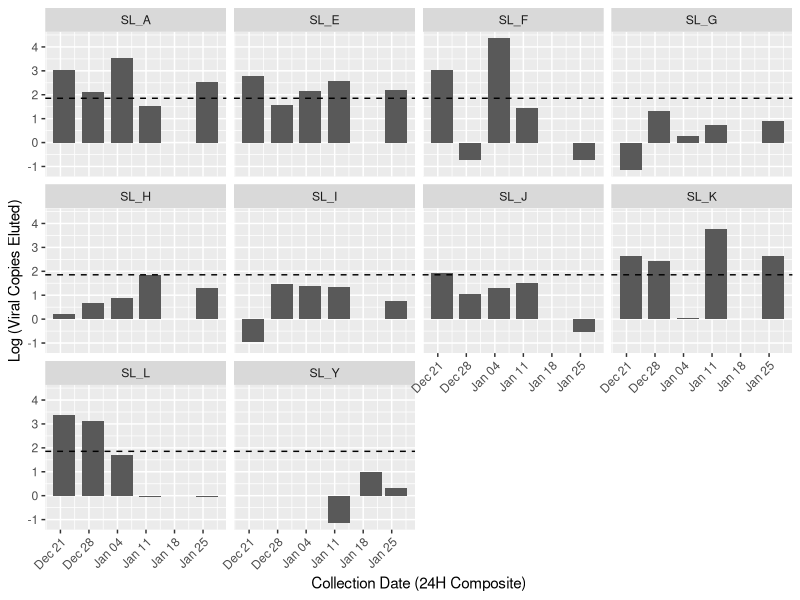

Source code (R): (Note: this script raises an error after producing the figure.)
#Load Libraries
library(tidyverse)
library(plyr)
library(dplyr)
library("ggplot2")

#Load Data 
location_data = read.csv("./data/raw_data/sewerline_locations.csv")
sewerline_data = read.csv("./data/raw_data/sewerline_data_p3.csv")

names(location_data)[1] = "sample"

names(sewerline_data)[1] = "date"
sewerline_data$date = as.Date(sewerline_data$date, "%m/%d/%Y")

#Now, take the average of the qPCR replicates 
sewerline_data = mutate(sewerline_data, copy_num_tampon = copies_ul_rxn *20/2*25/3*60/280*1000*20)
sewerline_data = plyr::ddply(sewerline_data,.(date, sample),plyr::summarize, ave_copies = mean(copy_num_tampon)) 
sewerline_data = mutate(sewerline_data, log_copies = log10(ave_copies))

#sewerline_data = plyr::ddply(sewerline_data,.(date, sample, target),plyr::summarize, ave_log_copies = mean(log_copies), sd_log_copies = sd(log_copies)) 


#Now, average the sample replicates
#sewerline_data = sewerline_data %>% separate(col = sample, into = c("sl","site_id"), sep = "_")
#sewerline_data$site_id = as.factor(sewerline_data$site_id) 
#sewerline_data$date = as.factor(sewerline_data$date) 

#Now, normalize per capita 
sewerline_data = left_join(sewerline_data, location_data, by = "sample")
sewerline_data = sewerline_data %>% mutate(normal_copies = ave_copies/num_residents)
sewerline_data = sewerline_data %>% mutate(log_normal_copies = log10(normal_copies))



sewerline_data %>% filter(sample != "Y") %>% ggplot(aes(x = date, y = log_normal_copies)) +
  geom_bar(position = "dodge", stat = "identity") + 
  #geom_errorbar(aes(ymax = ave_log_copies + sd_log_copies, ymin = ave_log_copies - sd_log_copies), position = "dodge", stat = "identity") +
  scale_fill_manual(values = c('#1B9E77','#D95F02', '#1B9E77','#D95F02')) + 
  ylab("Log (Viral Copies Eluted)") + 
  xlab("Collection Date (24H Composite)") + 
  facet_wrap(~sample) +
  theme(axis.text.x = element_text(angle = 45, hjust=1)) +
  geom_hline(yintercept=1.853872, linetype="dashed")


write.csv(sewerline_data, "./data/processed_data/sewerline_data_location.csv")


sewerline_data = plyr::ddply(sewerline_data,.(date, site_id), plyr::summarize, ave_copies = mean(log_copies)) 
#sewerline_data = mutate(sewerline_data, log_copies = log10(ave_copies))

sewerline_data %>% filter(date == "2021-01-20") %>% filter(site_id != "Y") %>% filter(site_id != "y")%>% ggplot(aes(x = date, y = ave_copies))+
  geom_bar(position = "dodge", stat = "identity") + 
  scale_fill_manual(values = c('#1B9E77','#D95F02', '#1B9E77','#D95F02')) + 
  ylab("Log(Viral Copies Eluted)") + 
  xlab("Sampling Period") + 
  facet_grid(~site_id) + 
  theme(axis.text.x = element_text(angle = 45, hjust=1)) +
  geom_hline(yintercept=1.853872, linetype="dashed") + 
  theme(axis.title.x=element_blank(),
        axis.text.x=element_blank(),
        axis.ticks.x=element_blank())

sewerline_data %>% filter(site_id != "Y") %>% filter(site_id != "y") %>% ggplot(aes(x = date, y = ave_copies))+
  geom_bar(position = "dodge", stat = "identity") + 
  scale_fill_manual(values = c('#1B9E77','#D95F02', '#1B9E77','#D95F02')) + 
  ylab("Log(Viral Copies Eluted)") + 
  xlab("Sampling Period") + 
  facet_wrap(~site_id, ncol = 3) + 
  theme(axis.text.x = element_text(angle = 45, hjust=1)) +
  geom_hline(yintercept=1.853872, linetype="dashed") 